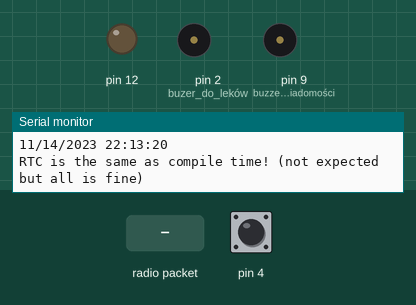
Simulated run of this sketch. Board: Arduino Uno, built with avr-gcc and run on an emulated ATmega328P. Shown: output pins drawn as LEDs (lit = HIGH), buzzer (waves = sounding, pin HIGH), the last lines printed to the serial monitor. The inputs (shaded band) are chosen by the test bench; at power-on: pin 4 HIGH. The local clock reads 2024-03-15 10:24:30 at power-on unless the sketch sets it; no radio packets arrive unless stated.

Above: at 1.3 s.
1.4 s: radio packet "1" arrives
At 1.47 s:
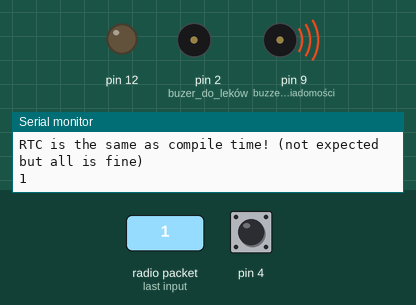
Timing chart, 0 to 4.4 s (numbered marks = the images above; inputs shaded):
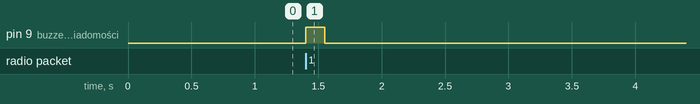

The sketch:

wez_leki_final_z_odbiornikiem.ino
```cpp
// Instalacja biblioteki "Rtc by Makuna"

#include <ThreeWire.h>
#include <RtcDS1302.h>
#include <Wire.h> // must be included here so that Arduino library object file references work
#include <RtcDS1307.h>
#include <SPI.h>
#include <nRF24L01.h>
#include <RF24.h>

RF24 radio(7, 8);

ThreeWire myWire(A0,A1,A2); // IO, SCLK, CE
RtcDS1302<ThreeWire> Rtc(myWire);
RtcDS1302<ThreeWire> RtcAct(myWire);

const byte address[6] = "00001";

const char meds[6] = "1412";

void setup() {

    //Ustawienie portu szeregowego
    Serial.begin(9600);


    //RECIEVER**********************************************************
    Serial.begin(9600);
    radio.begin();
    radio.openReadingPipe(0, address);
    radio.setPALevel(RF24_PA_MAX);
    // radio.setDataRate(RF24_250KBPS);
    radio.startListening();


    //CLOCK ************************************************************
    //Wydrukowanie daty systemowej
    Serial.print("Data systemowa: ");
    Serial.println(__DATE__);
    Serial.print("Godzina systemowa: ");
    Serial.println(__TIME__);

    Rtc.Begin();

    printDateTime(Rtc.GetDateTime());

    RtcDateTime dataKompilacji = RtcDateTime(__DATE__, __TIME__);

    printDateTime(dataKompilacji);
    Serial.println();
    RtcDateTime teraz = Rtc.GetDateTime();
    if (teraz < dataKompilacji) {
        Serial.println("Zmieniamy datę zegara na aktualną!");
        Rtc.SetDateTime(dataKompilacji);
    }
    Rtc.SetDateTime(dataKompilacji);
      if (!Rtc.GetIsRunning())
    {
        Serial.println("RTC was not actively running, starting now");
        Rtc.SetIsRunning(true);
    }

    RtcDateTime now = Rtc.GetDateTime();
    if (now < dataKompilacji)
    {
        Serial.println("RTC is older than compile time!  (Updating DateTime)");
        Rtc.SetDateTime(dataKompilacji);
    }
    else if (now > dataKompilacji)
    {
        Serial.println("RTC is newer than compile time. (this is expected)");
    }
    else if (now == dataKompilacji)
    {
        Serial.println("RTC is the same as compile time! (not expected but all is fine)");
    }
   pinMode(2, OUTPUT); // buzer do leków
   pinMode(9, OUTPUT); //buzzer do wiadomości
   pinMode(4, INPUT_PULLUP);
   pinMode( 12, OUTPUT);
   RtcAct.SetDateTime(Rtc.GetDateTime());
}

//----------------------------------------------------------------------------------------------------------------------------
int n = 0;

void loop() {
//&& Rtc.GetDateTime() == RtcAct.GetDateTime()

    if(check_date(Rtc.GetDateTime(), meds) == true  && n != 1)
    {
      //RtcAct.SetDateTime(Rtc.GetDateTime());
     // RtcAct.SetIsRunning(false);
      n = 2;
      Serial.println("wez leki");
      //digitalWrite(12, HIGH);
      digitalWrite(2, HIGH);
    }
    if(digitalRead(4)== LOW && n == 2)
    {
      //digitalWrite(12, LOW);
      digitalWrite(2, LOW);
      n=1;
      /*Rtc.SetIsRunning(true);
      RtcAct.SetDateTime(Rtc.GetDateTime());*/
    }
    if (check_date(Rtc.GetDateTime(), meds) == false)
      n=0;

    //odbiornik
    if (radio.available()) {
    char text[32] = "";
    radio.read(&text, sizeof(text));
    Serial.println(text);

    digitalWrite(9, HIGH);
    delay(150);
    digitalWrite(9, LOW);

    }
    else
    {
      digitalWrite(9, LOW);
    }
    //printDateTime(Rtc.GetDateTime());
    //delay(1000);
}

//------------------------------------------------------------------------------------------------------------------------------
#define countof(a) (sizeof(a) / sizeof(a[0]))

void printDateTime(const RtcDateTime& dt) {
    char datestring[20];
    snprintf_P(datestring,
            countof(datestring),
            PSTR("%02u/%02u/%04u %02u:%02u:%02u"),
            dt.Month(), dt.Day(), dt.Year(),
            dt.Hour(), dt.Minute(), dt.Second() );
    Serial.println(datestring);
}

boolean check_date(const RtcDateTime& dt, const char* meds)
{
    char datestring[6];
    snprintf_P(datestring,countof(datestring),PSTR("%02u%02u"),dt.Hour(), dt.Minute());
    int n=3;
    boolean czy = true;
    while(n>=1 && czy == true)
    {
      //Serial.println(datestring[n]);
      //Serial.println(meds[n]);
      if((datestring[n] != meds[n]))
        czy = false;
      n--;
    }
    return(czy);
}
```

Measured:
- after the input at 1.4 s, pin 9 (buzzer_do_wiadomości): LOW → HIGH at once, → LOW 0.15 s later
